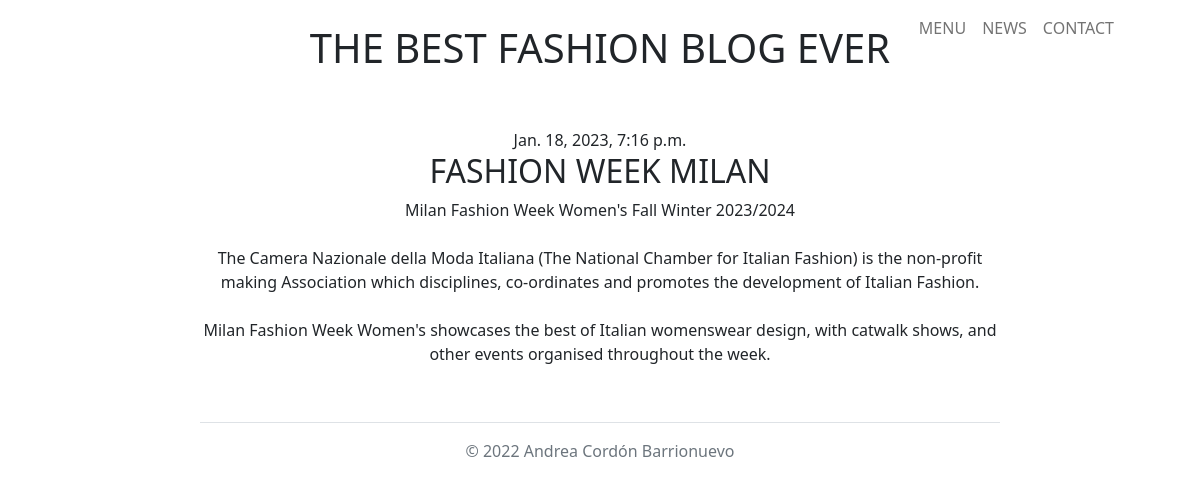
The app's page /blog/post/2/ with its own data.
### blog/models.py (models this page shows, shortened)
class Post(models.Model):
    author = models.ForeignKey(settings.AUTH_USER_MODEL, on_delete=models.CASCADE)
    title = models.CharField(max_length=200)
    text = models.TextField()
    created_date = models.DateTimeField(default=timezone.now)
    published_date = models.DateTimeField(blank=True, null=True)
    likes = models.IntegerField(default=0)

### blog/views.py (the view)
# urls.py: path('post/<int:pk>/', views.post_detail, name='post_detail'),
def post_detail(request, pk):
    Post.objects.get(pk=pk)
    post = get_object_or_404(Post, pk=pk)
    if request.method == 'POST':
            form = CommentForm(request.POST)
            if form.is_valid():
                comment = form.save(commit=False)
                comment.post = post
                comment.save()
            return redirect('post_detail')
    else:
        form = CommentForm()
        comments = Comment.objects.filter(post=pk)
        return render(request, 'blog/post_detail.html', {'post': post, 'form': form, 'comments': comments})

### blog/templates/blog/post_detail.html (shortened to what this page needs)
{% extends 'blog/base.html' %}
{% block content %}
    <article class="post">
        <aside class="actions">
{% endblock %}

### blog/templates/blog/base.html (shortened to what this page needs)
{% load static %}
<!DOCTYPE html>
<html lang="en">
<head>
      <link rel="stylesheet" href="{% static '../static/css/blog.css' %}">
    <link rel="stylesheet" href="https://cdn.jsdelivr.net/npm/bootstrap@5.1.3/dist/css/bootstrap.min.css"
>
</head>
<body>
    <center>
    <header>
        <header class="masthead">
            <div class="container px-4 px-lg-5 d-flex h-100 align-items-center justify-content-center">
                <div class="d-flex justify-content-center">
                    <div class="text-center"><br>
                        <h1 class="text-pink-50" >THE BEST FASHION BLOG EVER</h1>
                    </div>
                </div>
            </div>
        </header>
      <br><br>
        <nav class="navbar navbar-expand-lg navbar-light fixed-top" id="mainNav">
            <div class="container px-4 px-lg-5">
                <div class="collapse navbar-collapse" id="navbarResponsive">
                    <ul class="navbar-nav ms-auto">
                        <li class="nav-item"><a class="nav-link" href="{% url 'post_list' %}">MENU</a></li>
                 <li class="nav-item"> <a class="nav-link" href="{% url 'fashionblog' %}">NEWS</a></li>
                        <li class="nav-item"> <a class="nav-link" href="{% url 'contacto' %}">CONTACT</a></li>
                    </ul>
                </div>
            </div>
        </nav>
        <article class="post">
            {% if post.published_date %}
                <time class="date">
                    {{ post.published_date }}
                </time>
            {% endif %}
            <h2>{{ post.title }}</h2>
            <p>{{ post.text|linebreaksbr }}</p>
        </article>
        {% block content %}
        {% endblock %}
        <center>
</body>
<footer class="py-3 my-4">
    <ul class="nav justify-content-center border-bottom pb-3 mb-3">
    </ul>
    <p class="text-center text-muted">© 2022 Andrea Cordón Barrionuevo</p>
</html>

### blog/static/css/blog.css (style rules this page uses)
article { margin-right: 200px; margin-left: 200px }

### blog/templates/blog/base.html (style rules this page uses)
article { margin-right: 200px; margin-left: 200px }

### blog/templates/blog/post_detail.html (style rules this page uses)
article { margin-right: 200px; margin-left: 200px }

### records on screen
Post: published_date "Jan. 18, 2023, 7:16 p.m.", title "FASHION WEEK MILAN", text "Milan Fashion Week Women's Fall Winter 2023/2024 The Camera Nazionale della Moda Italiana (The National Chamber for Italian Fashion) is the non-profit making Association which disciplines, co-ordinates and promotes the development of Italian Fashion. Milan Fashion Week Women's showcases the best of Italian womenswear design, with catwalk shows, and other events organised throughout the week."
